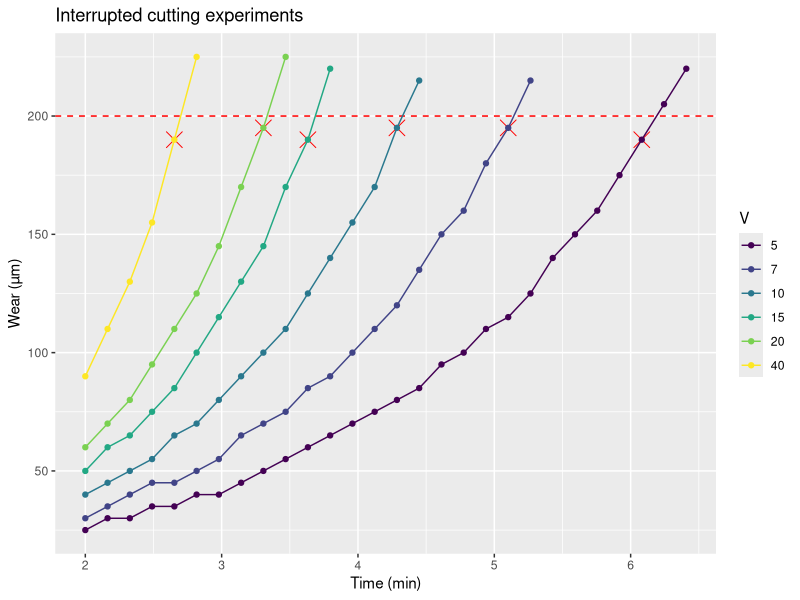
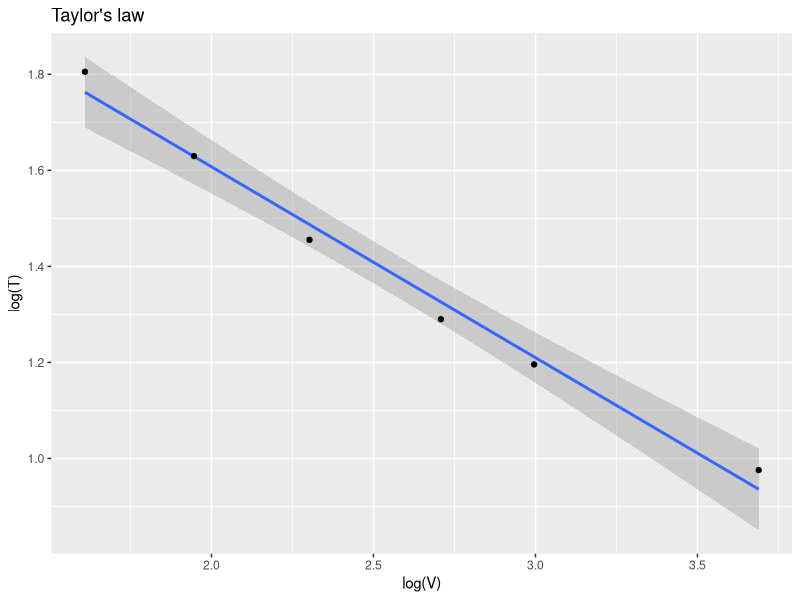
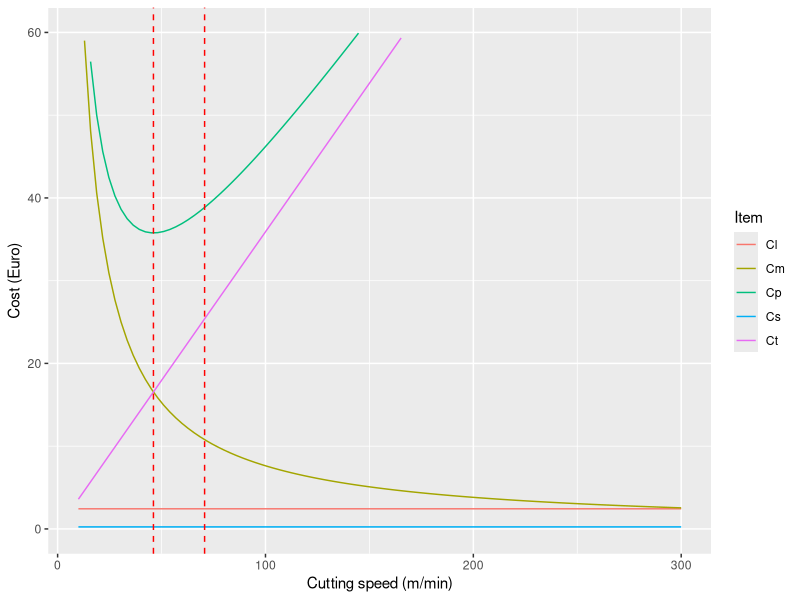
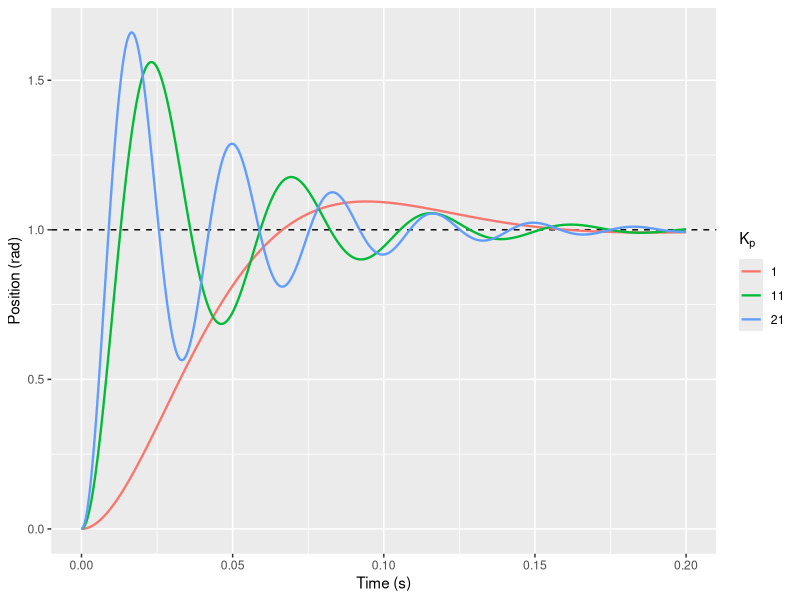
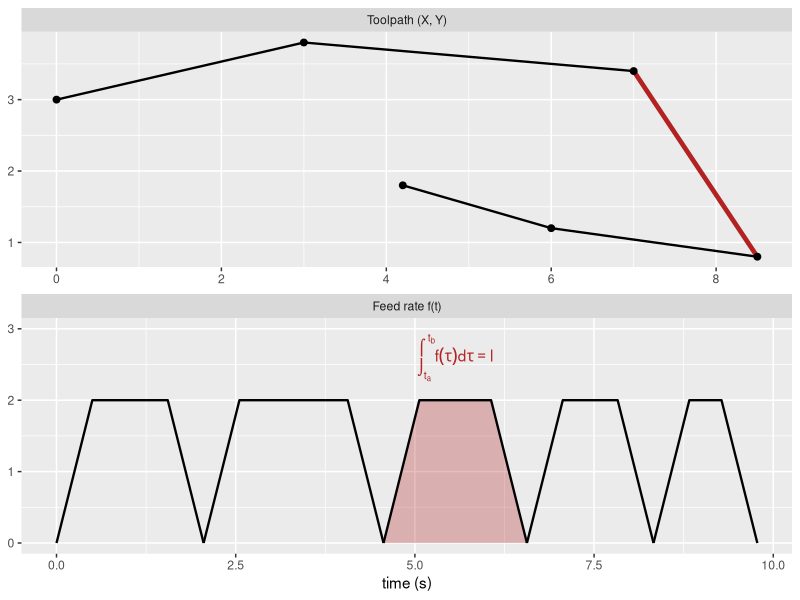
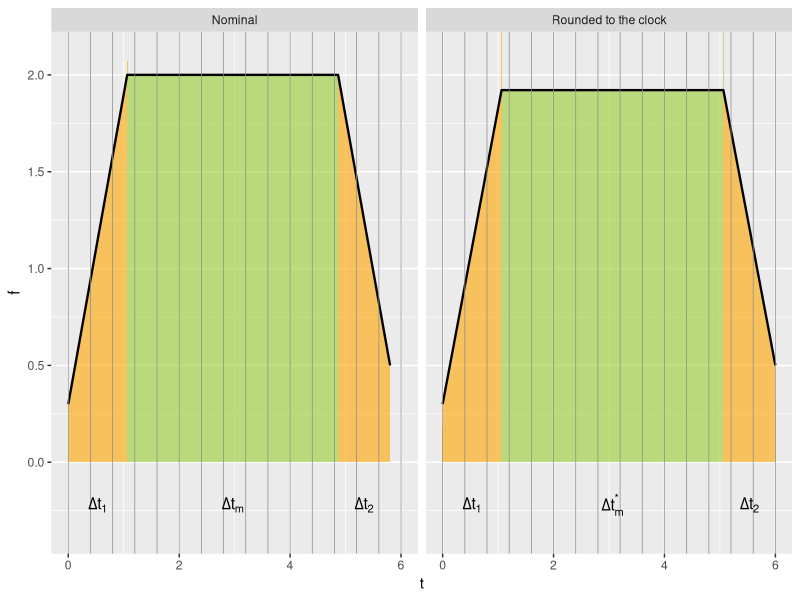
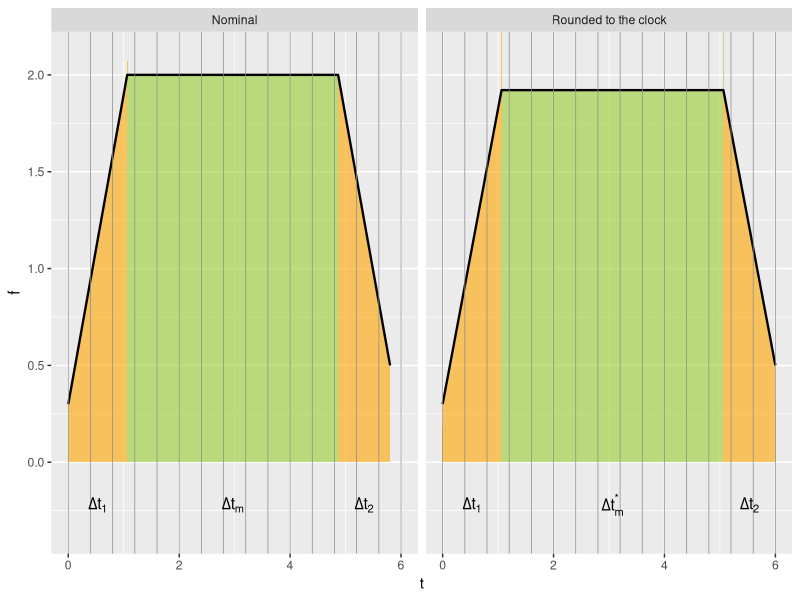
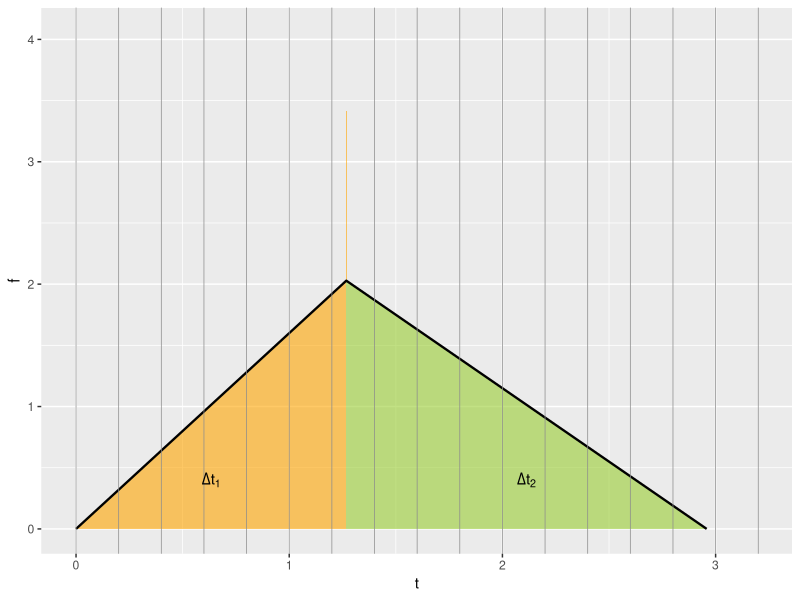

Recreate these plots in R, in order.
## ---- chunk 1
#| include: false
options(width = 60)
knitr::opts_chunk$set(
  include = FALSE
)
set.seed(0)
library(tidyverse)
## ---- chunk 2
set.seed(0)
wc <- 200
round_next <- function(x, d) round(x/d) * d
w <- function(t,v, k=0.2, a=10) a*v^(k*t)
life <- function(v, wmax, k=0.2) uniroot(\(x) w(x, v, k) - wmax, interval=c(0, 1e5))$root
vels <- c(5, 7, 10, 15, 20, 40)

df <- expand.grid(
  T = seq(2, 10, length.out=50),
  V = vels
) %>%
  mutate(w = w(T, V, k=0.3)) %>% 
  mutate(w = round_next(w, 5)) %>% 
  filter(w <= wc + 30) 

df_l <- df %>% 
  filter(w <= wc) %>% 
  group_by(V) %>% 
  summarise(T = T[which.max(w)], w=max(w))

df %>% 
  mutate(V=factor(V)) %>% 
  ggplot(aes(x=T, y=w, group=V, color=V)) + 
  geom_point(data=df_l, aes(x=T, y=w), color="red", shape=4, size=5) +
  geom_hline(yintercept=wc, color="red", linetype=2) +
  geom_point() +
  geom_line() +
  scale_color_viridis_d(breaks=vels) +
  labs(x="Time (min)", y="Wear (µm)", title="Interrupted cutting experiments")
## ---- chunk 3
df_l %>% 
  ggplot(aes(x=log(V), y=log(T))) +
  geom_smooth(method="lm", formula=y~x) +
  geom_point() + 
  labs(title = "Taylor's law")
## ---- chunk 4
L <- 100
D <- 50
f <- 0.5
Lm <- 1
Om <- 0.7
Cs <- 1
Cl <- 1
K <- 50
n <- 0.5
Ct0 <- 2
Cs <- 10*(Lm + Om)
Cl <- 100*(Lm + Om)
Tm <- function(V) (pi * L * D) / (f*V)
Np <- function(V) (K/V)^(1/n)/Tm(V)
Ct <- function(V) Ct0/Np(V)
Cm <- function(V) Tm(V) * (Lm + Om)

Voc <- (K*(Lm+Om)^n)/((1/n-1)*Ct0)^n
Vot <- K/((1/n-1)*0.5)^n

tibble(
  V = seq(10, 300, length.out=100),
  Cs = Cs,
  Cl = Cl,
  Cm = Cm(V),
  Ct = Ct(V),
  Cp = Cm + Ct + Cs + Cl
) %>% 
  pivot_longer(-V, names_to = "Item", values_to = "Cost") %>% 
  mutate(Cost = Cost/70) %>% 
  ggplot(aes(x=V)) + 
  geom_line(aes(y=Cost, color=Item)) + 
  geom_vline(xintercept=c(Voc, Vot), linetype=2, color="red") + 
  ylim(c(0, 60)) + 
  labs(x="Cutting speed (m/min)", y="Cost (Euro)")
## ---- chunk 5
#| fig-width: 5.5
#| fig-height: 3.6
#| out-width: "443px"
#| out-height: "290px"
#| fig-align: center
# P-controlled position loop, G(s) = k / (s (tau s + 1)): closed-loop step response
step_response <- function(t, Kp, k = 34.7, tau = 0.02) {
  wn <- sqrt(Kp * k / tau)
  zeta <- 1 / (2 * sqrt(Kp * k * tau))
  wd <- wn * sqrt(1 - zeta^2)
  1 - exp(-zeta * wn * t) * (cos(wd * t) + zeta / sqrt(1 - zeta^2) * sin(wd * t))
}
expand_grid(t = seq(0, 0.2, length.out = 500), Kp = c(1, 11, 21)) %>%
  mutate(theta = step_response(t, Kp), Kp = factor(Kp)) %>%
  ggplot(aes(x = t, y = theta, color = Kp)) +
  geom_hline(yintercept = 1, linetype = 2) +
  geom_line(linewidth = 0.8) +
  labs(x = "Time (s)", y = "Position (rad)", color = quote(K[p]))
## ---- chunk 6
#| include: false
# Helpers for the profiling and look-ahead plots of this section

# Trapezoidal feed profile of a block on a discrete clock (period tq):
# the block duration is rounded up to a multiple of tq and f_m reduced accordingly
quantize_block <- function(l, fm, a, d, fs, fe, tq) {
  t1 <- (fm - fs) / a
  t2 <- (fm - fe) / d
  tm <- l / fm - t1 * (fm + fs) / (2 * fm) - t2 * (fe + fm) / (2 * fm)
  dt <- t1 + tm + t2
  dts <- (floor(dt / tq) + 1) * tq
  tms <- tm + dts - dt
  fms <- (2 * l - fs * t1 - fe * t2) / (t1 + t2 + 2 * tms)
  list(t1 = t1, t2 = t2, tm = tm, tms = tms, fm = fm, fms = fms, fs = fs, fe = fe, tq = tq, dts = dts)
}

profile_phases <- function(t1, tm, t2, fs, fm, fe) tibble(
  t = c(0, t1, t1, t1 + tm, t1 + tm, t1 + tm + t2),
  f = c(fs, fm, fm, fm, fm, fe),
  phase = rep(c("acc", "const", "dec"), each = 2)
)

plot_clock <- function(q = quantize_block(l = 10, fm = 2, a = 1.6, d = 1.6, fs = 0.3, fe = 0.5, tq = 0.4)) {
  prof <- bind_rows(
    `Nominal` = profile_phases(q$t1, q$tm, q$t2, q$fs, q$fm, q$fe),
    `Rounded to the clock` = profile_phases(q$t1, q$tms, q$t2, q$fs, q$fms, q$fe),
    .id = "which"
  )
  lab <- prof %>%
    group_by(which, phase) %>%
    summarise(t = mean(t), .groups = "drop") %>%
    mutate(label = case_when(
      phase == "acc" ~ "Delta*t[1]", phase == "dec" ~ "Delta*t[2]",
      which == "Nominal" ~ "Delta*t[m]", TRUE ~ "Delta*t[m]^'*'"))
  ggplot(prof, aes(t, f)) +
    geom_area(aes(fill = phase), alpha = 0.6, show.legend = FALSE) +
    geom_line(linewidth = 0.8) +
    geom_vline(xintercept = seq(0, q$dts, by = q$tq), color = "gray55", linewidth = 0.25) +
    geom_text(data = lab, aes(y = -0.22, label = label), parse = TRUE, size = 4) +
    scale_fill_manual(values = c(acc = "orange", const = "yellowgreen", dec = "orange")) +
    facet_wrap(~which) +
    coord_cartesian(ylim = c(-0.35, 2.1)) +
    labs(x = "t", y = "f")
}

# Look-ahead, one block in curvilinear abscissa, constant acc/dec a:
# fwd: forward step (accelerations only), bwd: backward step (decelerations only),
# final: resulting profile from (s0, vi) to (sf, vf) with nominal feed vm
la_block <- function(vi, vm, vf, sf = 5, a = 15, n = 400) {
  sq <- function(x) sqrt(pmax(x, 0))
  tibble(s = seq(0, sf, length.out = n)) %>%
    mutate(
      acc_vi = sqrt(vi^2 + 2 * a * s),
      dec_vf = sqrt(vf^2 + 2 * a * (sf - s)),
      dec_vi = sq(vi^2 - 2 * a * s),
      acc_vf = sq(vf^2 - 2 * a * (sf - s)),
      fwd = pmin(acc_vi, pmax(vm, acc_vf)),
      bwd = pmin(dec_vf, pmax(vm, dec_vi)),
      final = pmin(acc_vi, dec_vf, pmax(vm, dec_vi, acc_vf))
    )
}

la_plot <- function(vi, vm, vf, sf = 5, a = 15, steps = "fwd", ymax = 11) {
  b <- la_block(vi, vm, vf, sf, a)
  s <- seq(0, 5.5, length.out = 300)
  guides <- bind_rows(
    tibble(s = s, v = sqrt(vi^2 + 2 * a * s), g = "acc_vi"),
    tibble(s = s, v = suppressWarnings(sqrt(vf^2 - 2 * a * (sf - s))), g = "acc_vf"),
    tibble(s = s, v = suppressWarnings(sqrt(-2 * a * (sf - s))), g = "stop")
  ) %>% filter(!is.na(v))
  s1 <- (vm^2 - vi^2) / (2 * a)
  s2 <- sf - (vf^2 - vm^2) / (2 * a)
  lab <- tribble(
    ~s, ~v, ~label, ~hjust,
    0, vi + 0.8, "(s[0]*','~v[i])", -0.1,
    sf, vf + 0.8, "(s[f]*','~v[f])", 1.05,
    sf, 0.6, "(s[f]*','~0)", 1.1
  )
  marks <- tibble(s = c(s1, s2), v = vm, label = c("(s[1]*','~v[m])", "(s[2]*','~v[m])")) %>%
    filter(s > 0, s < sf)
  p <- ggplot(b, aes(x = s)) +
    geom_hline(yintercept = vm, linetype = 2, color = "gray40") +
    geom_vline(xintercept = sf, linetype = 2, color = "gray40") +
    geom_line(data = guides, aes(y = v, group = g), linetype = 2, linewidth = 0.3, color = "gray30") +
    geom_line(aes(y = fwd), linewidth = 1.2, color = "firebrick")
  if ("bwd" %in% steps)
    p <- p + geom_line(aes(y = bwd), linewidth = 1.2, color = "forestgreen", linetype = "22")
  p +
    geom_point(data = tibble(s = c(0, sf), v = c(vi, vf)), aes(y = v),
               shape = 4, size = 4, stroke = 1.5, color = "firebrick") +
    geom_point(data = marks, aes(y = v), shape = 21, fill = "white", size = 2.5) +
    geom_text(data = marks, aes(y = v + 0.9, label = label), parse = TRUE, size = 3.6) +
    geom_text(data = lab, aes(y = v, label = label, hjust = hjust), parse = TRUE, size = 3.6) +
    coord_cartesian(xlim = c(-0.5, 5.5), ylim = c(-0.5, ymax), expand = FALSE) +
    labs(x = "s", y = quote(v == dot(s)))
}
## ---- chunk 7
# toolpath made of 5 blocks, each with its own trapezoidal profile (stop at the corners)
trapz_pts <- function(l, fm = 2, a = 4) {
  t1 <- fm / a
  tm <- l / fm - t1
  tibble(t = c(0, t1, t1 + tm, 2 * t1 + tm), f = c(0, fm, fm, 0))
}
path <- tibble(x = c(0, 3, 7, 8.5, 6, 4.2), y = c(3, 3.8, 3.4, 0.8, 1.2, 1.8))
hl <- 3   # highlighted block
prof <- path %>%
  mutate(l = sqrt((lead(x) - x)^2 + (lead(y) - y)^2)) %>%
  filter(!is.na(l)) %>%
  mutate(id = row_number(), tp = map(l, trapz_pts),
         t0 = lag(cumsum(map_dbl(tp, ~ max(.$t))), default = 0)) %>%
  unnest(tp) %>%
  mutate(t = t + t0)
panels <- c("Toolpath (X, Y)", "Feed rate f(t)")
bind_rows(
  path %>% transmute(panel = panels[1], h = x, v = y, id = c(1:5, 5)),
  prof %>% transmute(panel = panels[2], h = t, v = f, id = id)
) %>%
  mutate(panel = factor(panel, levels = panels)) %>%
  ggplot(aes(h, v)) +
  geom_area(data = ~ filter(.x, panel == panels[2], id == hl), fill = "firebrick", alpha = 0.3) +
  geom_line(data = ~ filter(.x, panel == panels[2]), aes(group = id), linewidth = 0.8) +
  geom_path(data = ~ filter(.x, panel == panels[1]), linewidth = 0.8) +
  geom_path(data = ~ filter(.x, panel == panels[1]) %>% slice(hl:(hl + 1)), linewidth = 1.6, color = "firebrick") +
  geom_point(data = ~ filter(.x, panel == panels[1]), size = 2) +
  geom_text(data = tibble(panel = factor(panels[2], levels = panels), h = mean(range(prof$t[prof$id == hl])), v = 2.6),
            label = "integral(f(tau)*d*tau, t[a], t[b]) == l", parse = TRUE, color = "firebrick") +
  geom_blank(data = tibble(panel = factor(panels[2], levels = panels), h = 0, v = 3)) +
  facet_wrap(~panel, scales = "free", nrow=2) +
  labs(x = c("time (s)", "X"), y = NULL)
## ---- chunk 8
#| fig-width: 10
#| fig-height: 2.4
#| out-width: "792px"
#| out-height: "190px"
#| fig-align: center
plot_clock()
## ---- chunk 9
#| fig-width: 10
#| fig-height: 2.4
#| out-width: "792px"
#| out-height: "190px"
#| fig-align: center
plot_clock()
## ---- chunk 10
#| fig-width: 4
#| fig-height: 2.67
#| out-width: "300px"
#| out-height: "200px"
#| fig-align: center
# short block: Delta t_m <= 0, the feed never reaches f_m
a <- 1.6; d <- 1.2; l <- 3
t1 <- sqrt(2 * l / (a + a^2 / d)); t2 <- a / d * t1
tibble(t = c(0, t1, t1, t1 + t2), f = c(0, a * t1, a * t1, 0), phase = rep(c("acc", "dec"), each = 2)) %>%
  ggplot(aes(t, f)) +
  geom_area(aes(fill = phase), alpha = 0.6, show.legend = FALSE) +
  geom_line(linewidth = 0.8) +
  geom_vline(xintercept = seq(0, 3.2, by = 0.2), color = "gray55", linewidth = 0.25) +
  annotate("text", x = c(t1 / 2, t1 + t2 / 2), y = 0.4, label = c("Delta*t[1]", "Delta*t[2]"), parse = TRUE) +
  scale_fill_manual(values = c(acc = "orange", dec = "yellowgreen")) +
  labs(x = "t", y = "f")
## ---- chunk 11
#| fig-width: 3.6
#| fig-height: 5
#| out-width: "310px"
#| out-height: "431px"
#| fig-align: center
# feed profile and normalised curvilinear abscissa lambda(t) = s(t) / l
t1 <- 1; tm <- 2; t2 <- 1
tibble(t = seq(0, t1 + tm + t2, length.out = 400)) %>%
  mutate(`f(t)` = pmin(t / t1, 1, (t1 + tm + t2 - t) / t2),
         `lambda(t)` = cumsum(`f(t)`) / sum(`f(t)`)) %>%
  pivot_longer(-t) %>%
  ggplot(aes(t, value)) +
  geom_vline(xintercept = c(t1, t1 + tm), linetype = 2, color = "gray40") +
  geom_line(linewidth = 0.9) +
  facet_wrap(~name, ncol = 1, scales = "free_y", labeller = label_parsed, strip.position = "left") +
  labs(x = "t (s)", y = NULL) +
  theme(strip.placement = "outside")
## ---- chunk 12
#| fig-width: 7
#| fig-height: 4.6
#| out-width: "654px"
#| out-height: "430px"
#| fig-align: center
# jerk-limited profile: 7 phases (jerk +j, 0, -j, cruise, -j, 0, +j)
fm <- 1; amax <- 1; j <- 4; tm <- 1; dt <- 0.001
tj <- amax / j; ta <- fm / amax - tj
phases <- c(tj, ta, tj, tm, tj, ta, tj)
jerk <- c(j, 0, -j, 0, -j, 0, j)
bounds <- cumsum(c(0, phases))
tibble(t = seq(0, sum(phases), by = dt)) %>%
  mutate(j = jerk[findInterval(t, bounds, rightmost.closed = TRUE)],
         a = cumsum(j) * dt, f = cumsum(a) * dt) %>%
  pivot_longer(-t) %>%
  mutate(name = factor(name, levels = c("f", "a", "j"), labels = c("f", "a", "dot(a)"))) %>%
  ggplot(aes(t, value)) +
  geom_vline(xintercept = bounds, linetype = 2, color = "gray40", linewidth = 0.3) +
  geom_line(linewidth = 0.9, color = "firebrick") +
  facet_wrap(~name, ncol = 1, scales = "free_y", labeller = label_parsed, strip.position = "left") +
  labs(x = "t (s)", y = NULL) +
  theme(strip.placement = "outside")
## ---- chunk 13
#| fig-align: center
# blocks: length, nominal feed and angle with the next block (deg)
blk <- tibble(l = c(5, 5, 3, 11, 6, 1, 1), f = c(8, 8, 7, 3, 7, 7, 7), alpha = c(40, 10, 0, 0, 0, 0, 90)) %>%
  mutate(s0 = lag(cumsum(l), default = 0), s1 = cumsum(l),
         vf = if_else(row_number() == n(), 0, (f + lead(f)) / 2 * cos(alpha * pi / 180)),
         vf = pmin(vf, f, lead(f, default = 0)))
first <- la_block(0, blk$f[1], blk$vf[1], sf = blk$l[1])
ggplot(blk) +
  geom_segment(aes(x = s0, xend = s1, y = f, yend = f), linetype = 2, linewidth = 0.8) +
  geom_segment(aes(x = s1, xend = s1, y = 0, yend = pmax(f, lead(f, default = 0))), linetype = 3) +
  geom_line(data = first, aes(s, final), color = "steelblue", linewidth = 1.6) +
  geom_point(data = bind_rows(tibble(s1 = 0, vf = 0), blk), aes(s1, vf), color = "firebrick", size = 3) +
  labs(x = "s", y = quote(v == dot(s)))
## ---- chunk 14
#| fig-width: 4.4
#| fig-height: 3
#| out-width: "520px"
#| out-height: "355px"
la_plot(1, 8, 9)
## ---- chunk 15
#| fig-width: 4.4
#| fig-height: 3
#| out-width: "520px"
#| out-height: "355px"
la_plot(1, 8, 5)
## ---- chunk 16
#| fig-width: 4.4
#| fig-height: 3
#| out-width: "520px"
#| out-height: "355px"
la_plot(9, 8, 9)
## ---- chunk 17
#| fig-width: 4.4
#| fig-height: 3
#| out-width: "520px"
#| out-height: "355px"
la_plot(9, 8, 5)
## ---- chunk 18
#| fig-width: 4.4
#| fig-height: 3
#| out-width: "520px"
#| out-height: "355px"
la_plot(1, 8, 5, sf = 1.5)
## ---- chunk 19
#| fig-width: 4.4
#| fig-height: 3
#| out-width: "520px"
#| out-height: "355px"
la_plot(1, 8, 9, sf = 1.5)
## ---- chunk 20
#| fig-width: 4.4
#| fig-height: 3
#| out-width: "520px"
#| out-height: "355px"
la_plot(7, 8, 9, sf = 1.5)
## ---- chunk 21
#| fig-width: 4.4
#| fig-height: 3
#| out-width: "520px"
#| out-height: "355px"
la_plot(7.5, 8, 6, sf = 1.5)
## ---- chunk 22
#| fig-width: 4.4
#| fig-height: 3
#| out-width: "520px"
#| out-height: "355px"
la_plot(0, 8, 5.3, steps = c("fwd", "bwd"))
## ---- chunk 23
#| fig-width: 4.4
#| fig-height: 3
#| out-width: "520px"
#| out-height: "355px"
la_plot(9, 8, 5, steps = c("fwd", "bwd"))
## ---- chunk 24
#| fig-width: 10
#| fig-height: 5.6
#| out-width: "964px"
#| out-height: "540px"
#| fig-align: center
# a = d = 10, sf = 5; red: forward step, green: backward step, gray: resulting profile
tribble(
  ~case, ~vi, ~vm, ~vf,
  "AMA", 2, 6, 9,      "A", 1, 10.5, 10.05,  "M", 6, 6, 6,
  "DMD", 9, 6, 2,      "D", 10, 10.5, 1,     "AMD", 2, 7, 2,
  "AD", 1, 10.5, 1,    "DA", 9, 4, 9,        "DMA", 9, 6, 9
) %>%
  mutate(case = fct_inorder(case), prof = pmap(list(vi, vm, vf), la_block, a = 10)) %>%
  unnest(prof) %>%
  ggplot(aes(x = s)) +
  geom_hline(aes(yintercept = vm), linetype = 2, color = "gray40") +
  geom_line(aes(y = final), linewidth = 3.5, color = "gray75", lineend = "round") +
  geom_line(aes(y = fwd), linewidth = 1, color = "firebrick") +
  geom_line(aes(y = bwd), linewidth = 1, color = "forestgreen", linetype = "22") +
  facet_wrap(~case, ncol = 3) +
  coord_cartesian(ylim = c(0, 11)) +
  labs(x = "s", y = quote(v == dot(s)))
## ---- chunk 25
# 90-degree corner at constant feed, each axis follows its command with a first-order lag (Kv)
corner <- function(feed, Kv = 40, dt = 1e-4, L = 2) {
  v <- feed / 60
  t <- seq(0, 2 * L / v + 0.2, by = dt)
  xc <- 40 + pmin(v * t - L, 0)
  yc <- -10 + pmax(v * t - L, 0)
  xa <- ya <- numeric(length(t))
  xa[1] <- xc[1] - v / Kv; ya[1] <- yc[1]
  for (i in 2:length(t)) {
    xa[i] <- xa[i - 1] + Kv * (xc[i - 1] - xa[i - 1]) * dt
    ya[i] <- ya[i - 1] + Kv * (yc[i - 1] - ya[i - 1]) * dt
  }
  e <- min(sqrt((xa - 40)^2 + (ya + 10)^2))
  tibble(x = xa, y = ya, F = sprintf("%d mm/min (error %.2f mm)", feed, e))
}
bind_rows(corner(500), corner(1500)) %>%
  ggplot(aes(x, y, color = F)) +
  geom_path(data = tibble(x = c(39.5, 40, 40), y = c(-10, -10, -9.5)), color = "black", linetype = 2) +
  geom_path(linewidth = 1) +
  coord_equal(xlim = c(39.5, 40.1), ylim = c(-10.1, -9.5)) +
  labs(x = "X (mm)", y = "Y (mm)", color = "Feed rate") +
  theme(legend.position = "bottom", legend.direction = "vertical")
## ---- chunk 26
#| layout-ncol: 2
#| fig-width: 5
#| fig-height: 4.2
#| out-width: "100%"
# simulated calibration of a 200 mm axis: 5 runs, measured every 10 mm
set.seed(1)
xs <- seq(0, 200, by = 10)
shape <- 1.5 * sin(xs / 25) + 0.8 * sin(xs / 9 + 1)
expand_grid(run = 1:5, x = xs) %>%
  mutate(straightness = shape[match(x, xs)] + rnorm(n(), sd = 0.6)) %>%
  ggplot(aes(x, straightness)) +
  geom_line(aes(group = run), color = "gray60") +
  geom_point(color = "gray40", size = 1) +
  stat_summary(fun.data = ~ tibble(ymin = mean(.x) - 2 * sd(.x), ymax = mean(.x) + 2 * sd(.x)),
               geom = "ribbon", alpha = 0.15, fill = "firebrick") +
  stat_summary(fun = mean, geom = "line", color = "firebrick", linewidth = 1) +
  labs(x = "Axis position (mm)", y = "Straightness (µm)", title = "Straightness residuals")
expand_grid(run = 1:5, dir = c("forward", "backward"), x = xs) %>%
  mutate(error = 0.025 * x + 0.8 * sin(x / 30) + if_else(dir == "forward", 1.2, -1.2) + rnorm(n(), sd = 0.3)) %>%
  ggplot(aes(x, error, color = dir)) +
  geom_point(size = 1, alpha = 0.6) +
  stat_summary(fun = mean, geom = "line", linewidth = 1) +
  labs(x = "Nominal position (mm)", y = "Positioning error (µm)", color = NULL,
       title = "Linearity (positioning) error") +
  theme(legend.position = "bottom")
